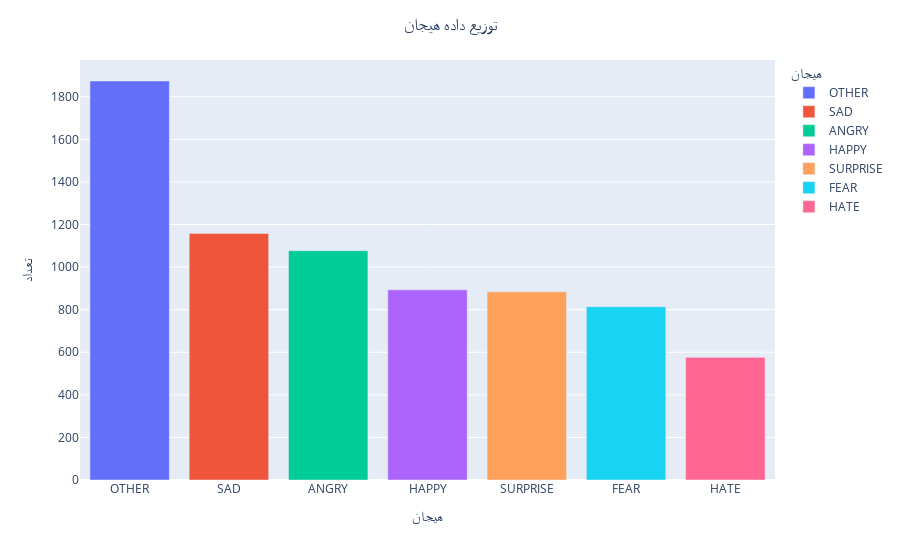

Write notebook code for a chart like this one.
### Code cell
fig = px.bar(
    data_frame=maindf1.emotion.value_counts().rename_axis(['هیجان']).reset_index(name='تعداد'),
    x="هیجان",
    y="تعداد",
    color="هیجان"
)

fig.update_layout(title_text='توزیع داده هیجان', title_x=0.5)

pyo.iplot(fig, filename = 'توزیع داده هیجان')

### Figure 1 — Plotly figure (JSON) as saved in the notebook; plotly's stock layout.template omitted (floating-point values rounded to 4 significant figures)
{"data": [{"alignmentgroup": "True", "hovertemplate": "هیجان=%{x}<br>تعداد=%{y}<extra></extra>", "legendgroup": "OTHER", "marker": {"color": "#636efa", "pattern": {"shape": ""}}, "name": "OTHER", "offsetgroup": "OTHER", "orientation": "v", "showlegend": true, "textposition": "auto", "type": "bar", "x": ["OTHER"], "xaxis": "x", "y": [1874], "yaxis": "y"}, {"alignmentgroup": "True", "hovertemplate": "هیجان=%{x}<br>تعداد=%{y}<extra></extra>", "legendgroup": "SAD", "marker": {"color": "#EF553B", "pattern": {"shape": ""}}, "name": "SAD", "offsetgroup": "SAD", "orientation": "v", "showlegend": true, "textposition": "auto", "type": "bar", "x": ["SAD"], "xaxis": "x", "y": [1158], "yaxis": "y"}, {"alignmentgroup": "True", "hovertemplate": "هیجان=%{x}<br>تعداد=%{y}<extra></extra>", "legendgroup": "ANGRY", "marker": {"color": "#00cc96", "pattern": {"shape": ""}}, "name": "ANGRY", "offsetgroup": "ANGRY", "orientation": "v", "showlegend": true, "textposition": "auto", "type": "bar", "x": ["ANGRY"], "xaxis": "x", "y": [1077], "yaxis": "y"}, {"alignmentgroup": "True", "hovertemplate": "هیجان=%{x}<br>تعداد=%{y}<extra></extra>", "legendgroup": "HAPPY", "marker": {"color": "#ab63fa", "pattern": {"shape": ""}}, "name": "HAPPY", "offsetgroup": "HAPPY", "orientation": "v", "showlegend": true, "textposition": "auto", "type": "bar", "x": ["HAPPY"], "xaxis": "x", "y": [893], "yaxis": "y"}, {"alignmentgroup": "True", "hovertemplate": "هیجان=%{x}<br>تعداد=%{y}<extra></extra>", "legendgroup": "SURPRISE", "marker": {"color": "#FFA15A", "pattern": {"shape": ""}}, "name": "SURPRISE", "offsetgroup": "SURPRISE", "orientation": "v", "showlegend": true, "textposition": "auto", "type": "bar", "x": ["SURPRISE"], "xaxis": "x", "y": [884], "yaxis": "y"}, {"alignmentgroup": "True", "hovertemplate": "هیجان=%{x}<br>تعداد=%{y}<extra></extra>", "legendgroup": "FEAR", "marker": {"color": "#19d3f3", "pattern": {"shape": ""}}, "name": "FEAR", "offsetgroup": "FEAR", "orientation": "v", "showlegend": true, "textposition": "auto", "type": "bar", "x": ["FEAR"], "xaxis": "x", "y": [814], "yaxis": "y"}, {"alignmentgroup": "True", "hovertemplate": "هیجان=%{x}<br>تعداد=%{y}<extra></extra>", "legendgroup": "HATE", "marker": {"color": "#FF6692", "pattern": {"shape": ""}}, "name": "HATE", "offsetgroup": "HATE", "orientation": "v", "showlegend": true, "textposition": "auto", "type": "bar", "x": ["HATE"], "xaxis": "x", "y": [576], "yaxis": "y"}], "layout": {"barmode": "relative", "legend": {"title": {"text": "هیجان"}, "tracegroupgap": 0}, "margin": {"t": 60}, "title": {"text": "توزیع داده هیجان", "x": 0.5}, "xaxis": {"anchor": "y", "categoryarray": ["OTHER", "SAD", "ANGRY", "HAPPY", "SURPRISE", "FEAR", "HATE"], "categoryorder": "array", "domain": [0, 1], "title": {"text": "هیجان"}}, "yaxis": {"anchor": "x", "domain": [0, 1], "title": {"text": "تعداد"}}}}
